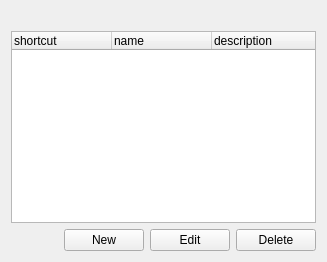
     <widget class="QWidget" name="projects">
      <layout class="QFormLayout" name="formLayout">
       <item row="0" column="0">
        <widget class="QLabel" name="label_2">
         <property name="text">
          <string/>
         </property>
         <property name="pixmap">
          <pixmap resource="../wolfzilla.qrc">:/images/project.png</pixmap>
         </property>
        </widget>
       </item>
       <item row="1" column="0" colspan="2">
        <widget class="QTreeWidget" name="projectList">
         <property name="rootIsDecorated">
          <bool>false</bool>
         </property>
         <property name="sortingEnabled">
          <bool>false</bool>
         </property>
         <property name="action" stdset="0">
          <string>listProjects projects {}</string>
         </property>
         <property name="answer" stdset="0">
          <string>ProjectList projects { project[] { id={row.id}; shortcut {{row.shortcut}}; name {{row.name}}; description {{row.description}} } }</string>
         </property>
         <property name="dataslot" stdset="0">
          <string>refreshProjects</string>
         </property>
         <column>
          <property name="text">
           <string>shortcut</string>
          </property>
         </column>
         <column>
          <property name="text">
           <string>name</string>
          </property>
         </column>
         <column>
          <property name="text">
           <string>description</string>
          </property>
         </column>
        </widget>
       </item>
       <item row="2" column="1">
        <layout class="QHBoxLayout" name="horizontalLayout_3">
         <item>
          <spacer name="horizontalSpacer_3">
           <property name="orientation">
            <enum>Qt::Horizontal</enum>
           </property>
           <property name="sizeHint" stdset="0">
            <size>
             <width>40</width>
             <height>20</height>
            </size>
           </property>
          </spacer>
         </item>
         <item>
          <widget class="QPushButton" name="newButton_2">
           <property name="text">
            <string>New</string>
           </property>
           <property name="datasignal:clicked" stdset="0">
            <string>readProject</string>
           </property>
          </widget>
         </item>
         <item>
          <widget class="QPushButton" name="editButton_2">
           <property name="text">
            <string>Edit</string>
           </property>
           <property name="datasignal:clicked" stdset="0">
            <string>readProject</string>
           </property>
          </widget>
         </item>
         <item>
          <widget class="QPushButton" name="deleteButton_2">
           <property name="text">
            <string>Delete</string>
           </property>
           <property name="form" stdset="0">
            <string>project_delete?id={main.content.projects.projectList.selected}</string>
           </property>
          </widget>
         </item>
        </layout>
       </item>
      </layout>
     </widget>
